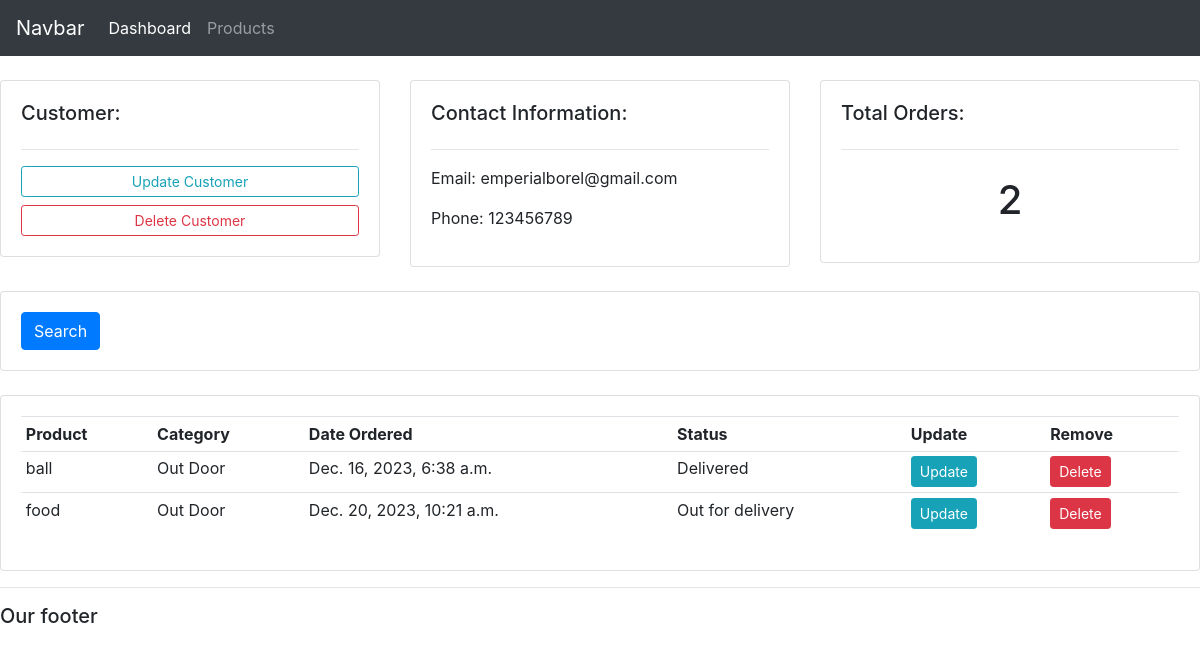
The app's page /customer/1/ with its own data.
### accounts/models.py (models this page shows, shortened)
class Customer(models.Model):
    name = models.CharField(max_length=200, null=True)
    phone = models.CharField(max_length=200, null=True)
    email = models.CharField(max_length=200, null=True)
    date_created = models.DateTimeField(auto_now_add=True)

class Order(models.Model):
    STATUS = (
        ('Pending', 'Pending'),
        ('Out for delivery', 'Out for delivery'),
        ('Delivered', 'Delivered')
    )
    customer = models.ForeignKey(Customer, null=True, on_delete=models.SET_NULL)
    product = models.ForeignKey(Product, null=True, on_delete=models.SET_NULL)
    date_created = models.DateTimeField(auto_now_add=True, null=True)
    status = models.CharField(max_length=200, null=True, choices=STATUS)

class Product(models.Model):
    CATEGORY = (
        ('Indoor', 'Indoor'),
        ('Out Door', 'Out Door'),
    )
    name = models.CharField(max_length=200, null=True)
    price = models.FloatField(null=True)
    category = models.CharField(max_length=200, null=True, choices=CATEGORY)
    description = models.CharField(max_length=200, null=True, blank=True)
    date_created = models.DateTimeField(auto_now_add=True, null=True)
    tags = models.ManyToManyField(Tag)

### accounts/views.py (the view)
# urls.py: path('customer/<str:pk>/', views.customer, name="customer"),
def customer(request, pk):
    customer = Customer.objects.get(id=pk)
    orders = customer.order_set.all()
    order_count = orders.count
    context = {'customer':customer, 'orders':orders, 'order_count':order_count}
    return render(request, 'accounts/customer.html', context)

### accounts/templates/accounts/customer.html
{% extends 'accounts/main.html' %}
{% block content %}
<br>
<div class="row">
    <div class="col-md">
        <div class="card card-body">
            <h5>Customer:</h5>
            <hr>
            <a class="btn btn-outline-info btn-sm btn-block" href="">Update Customer</a>
            <a class="btn btn-outline-danger btn-sm btn-block" href="">Delete Customer</a>
        </div>
    </div>
    <div class="col-md">
        <div class="card card-body">
            <h5>Contact Information:</h5>
            <hr>
            <p>Email: {{customer.email}}</p>
            <p>Phone: {{customer.phone}}</p>
        </div>
    </div>
    <div class="col-md">
        <div class="card card-body">
            <h5>Total Orders:</h5>
            <hr>
            <h1 style="text-align: center; padding:10px;">{{order_count}}</h1>
        </div>
    </div>
</div>
<br>
<div class="row">
    <div class="col">
        <div class="card card-body">
            <form action="" method="get">
                <button class="btn btn-primary" type="submit">Search</button>
            </form>
        </div>
    </div>
</div>
<br>
<div class="row">
    <div class="col-md">
        <div class="card card-body">
            <table class="table table-sm">
                <tr>
                    <th>Product</th>
                    <th>Category</th>
                    <th>Date Ordered</th>
                    <th>Status</th>
                    <th>Update</th>
                    <th>Remove</th>
                </tr>
                {% for order in orders %}
                    <tr>
                        <td>{{order.product.name}}</td>
                        <td>{{order.product.category}}</td>
                        <td>{{order.date_created}}</td>
                        <td>{{order.status}}</td>
                        <td><a class="btn btn-sm btn-info" href="{% url 'update_order' order.id %}">Update</a></td>
                        <td><a class="btn btn-sm btn-danger" href="{% url 'delete_order' order.id %}">Delete</a></td>
                    </tr>
                {% endfor %}
            </table>
        </div>
    </div>
</div>
{% endblock %}

### static/css/main.css (style rules this page uses)
body { background-color: #ebeff5; }

### records on screen
Customer: email "emperialborel@gmail.com", phone "123456789", id "2"
Order: product.name "ball", product.category "Out Door", date_created "Dec. 16, 2023, 6:38 a.m.", status "Delivered"
Order: product.name "food", product.category "Out Door", date_created "Dec. 20, 2023, 10:21 a.m.", status "Out for delivery"
